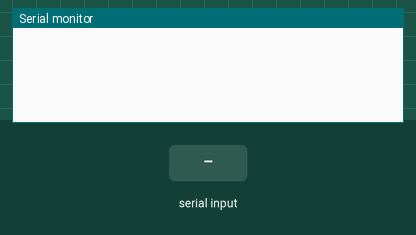
Recording of a sketch running on a simulated Arduino Uno, built with avr-gcc and run on an emulated ATmega328P. On the bench: the last lines printed to the serial monitor. The test bench sets the inputs (shaded band).

Above: at 1.2 s.
1.3 s: "1" received over Serial
At 3.5 s:
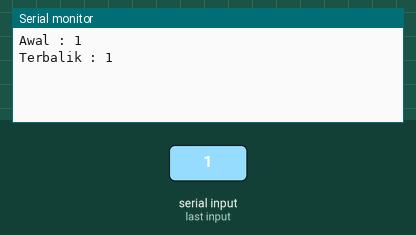
3.8 s: "0" received over Serial
At 5.2 s:
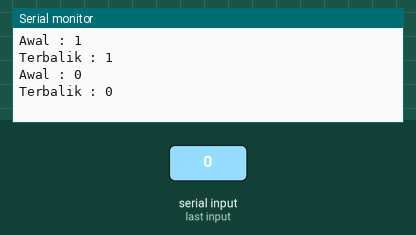
5.3 s: "2" received over Serial
At 7.7 s:
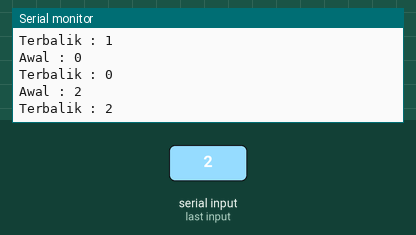

Measured:
- after the input at 1.3 s, the serial monitor: prints a new line after 1.0 s (image 1)
- after the input at 3.8 s, the serial monitor: prints a new line after 1.0 s (image 2)
- after the input at 5.3 s, the serial monitor: prints a new line after 1.0 s (image 3)

The sketch:

Tugas_Prak_MCU_4.2.ino
```cpp
void setup() {
  Serial.begin(9600);
}

void loop() {
  if (Serial.available() > 0) {
    String masukan = Serial.readString();
    Serial.print("Awal : ");
    Serial.println(masukan);
    Serial.print("Terbalik : ");
    for (int arr = masukan.length() - 1; arr >= 0; arr--) {
      Serial.print(masukan[arr]);
    }
    Serial.println();
  }
}
```
